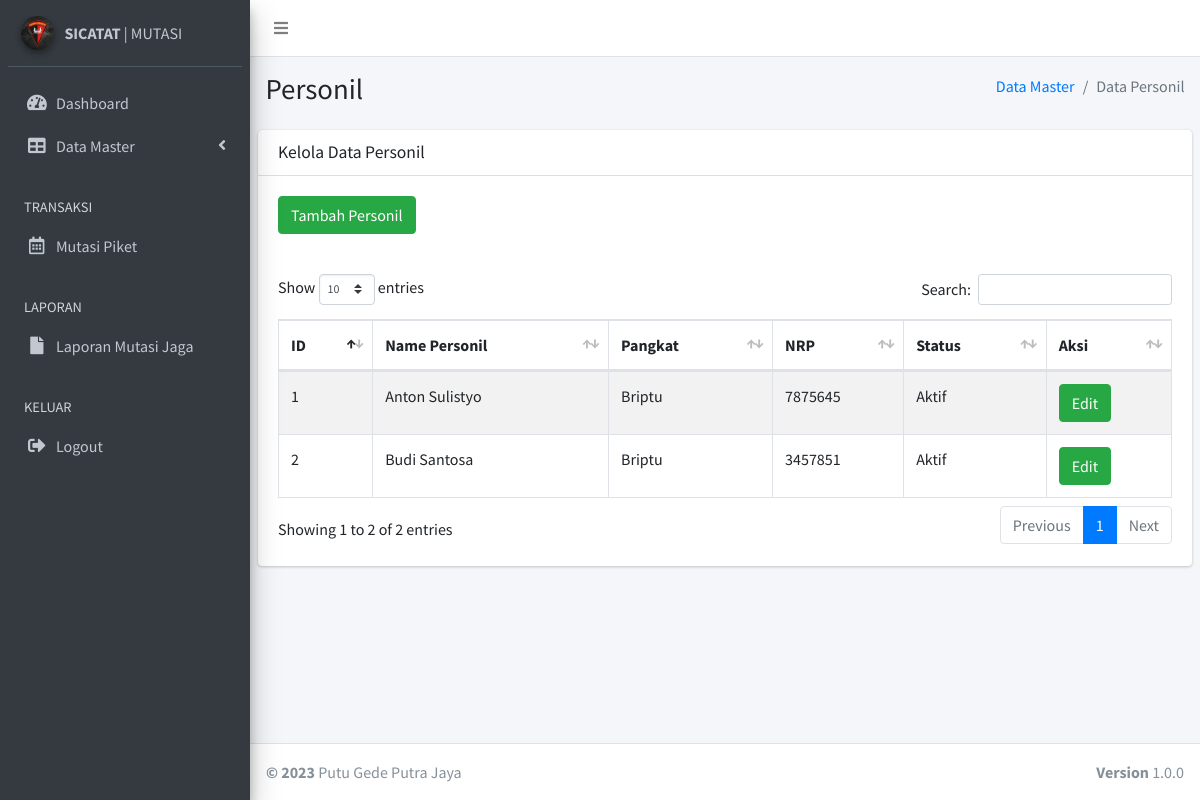
/personil.php (signed in), run on the app's committed database.
### tables this page shows
CREATE TABLE `tb_personil` (
  `id_personil` int(11) NOT NULL,
  `nama_personil` varchar(1024) DEFAULT NULL,
  `pangkat_personil` varchar(1024) DEFAULT NULL,
  `nrp_personil` int(11) DEFAULT NULL,
  `status_personil` smallint(6) DEFAULT NULL
);

### personil.php (the view, shortened to what this page needs)
<?php
    include "koneksi.php";
      $level = $_SESSION['level'];
?>
<!DOCTYPE html>
<html>
<head>
  <link rel="stylesheet" href="plugins/fontawesome-free/css/all.min.css">
  <link rel="stylesheet" href="https://code.ionicframework.com/ionicons/2.0.1/css/ionicons.min.css">
  <link rel="stylesheet" href="plugins/datatables-bs4/css/dataTables.bootstrap4.css">
  <link rel="stylesheet" href="dist/css/adminlte.min.css">
</head>
<body class="hold-transition sidebar-mini">
<div class="wrapper">
  <nav class="main-header navbar navbar-expand navbar-white navbar-light">
    <ul class="navbar-nav">
      <li class="nav-item">
        <a class="nav-link" data-widget="pushmenu" href="#"><i class="fas fa-bars"></i></a>
      </li>
    </ul>
  </nav>
  <aside class="main-sidebar sidebar-dark-primary elevation-4">
    <div class="sidebar">
      <div class="user-panel mt-3 pb-3 mb-3 d-flex">
        <div class="image">
        <img src="dist/img/korps.jpeg" class="img-circle elevation-2" alt="User Image">
        </div>
        <div class="info">
        <a href="#" class="d-block"><strong>SICATAT</strong> | MUTASI</a>
        </div>
      </div>
        <nav class="mt-2">
        <ul class="nav nav-pills nav-sidebar flex-column" data-widget="treeview" role="menu" data-accordion="false">
          <li class="nav-item">
            <a href="dashboard.php" class="nav-link">
              <i class="nav-icon fas fa-tachometer-alt"></i>
              <p>
                Dashboard
              </p>
            </a>
          </li>
          <?php
          if ($level == "admin") {
            ?>
          <li class="nav-item has-treeview">
            <a href="#" class="nav-link">
              <i class="nav-icon fas fa-table"></i>
              <p>
                Data Master
                <i class="fas fa-angle-left right"></i>
              </p>
            </a>
          </li>
          <li class="nav-header">TRANSAKSI</li>
          <li class="nav-item">
            <a href="trx_mutasijaga.php" class="nav-link">
              <i class="nav-icon far fa-calendar-alt"></i>
              <p>
                Mutasi Piket
              </p>
            </a>
          </li>
              <?php
            }
            ?>
          <li class="nav-header">LAPORAN</li>
          <li class="nav-item">
            <a href="laporan.php" class="nav-link">
              <i class="nav-icon fas fa-file"></i>
              <p>Laporan Mutasi Jaga</p>
            </a>
          </li>
          <li class="nav-header">KELUAR</li>
          <li class="nav-item">
            <a href="./action/logout.php" class="nav-link">
              <i class="nav-icon fas fa-sign-out-alt"></i>
              <p>Logout</p>
            </a>
          </li>
        </ul>
      </nav>
    </div>
  </aside>
  <div class="content-wrapper">
    <section class="content-header">
      <div class="container-fluid">
        <div class="row mb-2">
          <div class="col-sm-6">
            <h1>Personil</h1>
          </div>
          <div class="col-sm-6">
            <ol class="breadcrumb float-sm-right">
              <li class="breadcrumb-item"><a href="#">Data Master</a></li>
              <li class="breadcrumb-item active">Data Personil</li>
            </ol>
          </div>
        </div>
      </div>
    </section>
    <section class="content">
      <div class="row">
        <div class="col-12">
          <div class="card">
            <div class="card-header">
              <h3 class="card-title">Kelola Data Personil</h3>
            </div>
            <div class="card-body">
              <div class="button-table">
                <a href="#" type="button" class="btn btn-success btn-md" data-toggle="modal" data-target="#myModal">Tambah Personil</a>
              </div>
            </div>
            <div class="card-body">
              <table id="example1" class="table table-bordered table-striped">
                <thead>
                <tr>
                  <th>ID</th>
                  <th>Name Personil</th>
                  <th>Pangkat</th>
                  <th>NRP</th>
                  <th>Status</th>
                  <th>Aksi</th>
                </tr>
                </thead>
              <tbody>
    <?php
      $query = mysqli_query($conn,"SELECT * FROM tb_personil");
      while ($data = mysqli_fetch_assoc($query))
      {
      ?>
        <tr>
          <td><?php echo $data['id_personil']; ?></td>
          <td><?php echo $data['nama_personil']; ?></td>
          <td><?php echo $data['pangkat_personil']; ?></td>
          <td><?php echo $data['nrp_personil']; ?></td>
          <?php
                  if ($data['status_personil']==1){
                    echo "<td>Aktif</td>";
                  }else{
                    echo "<td>Tidak Aktif</td>";
                  }
                ?>
          <td>
          <a href="#" type="button" class="btn btn-success btn-md" data-toggle="modal" data-target="#myModal<?php echo $data['id_personil']; ?>">Edit</a>
          </td>
        </tr>
      <?php
      }
      ?>
  </tbody>
              </table>
            </div>
          </div>
        </div>
      </div>
    </section>
  </div>
  <footer class="main-footer">
    <div class="float-right d-none d-sm-block">
      <b>Version</b> 1.0.0
    </div>
    <strong>&copy; 2023</strong> Putu Gede Putra Jaya
  </footer>
</div>
</body>
</html>

### data on the page
tb_personil: id_personil "1", nama_personil "Anton Sulistyo", pangkat_personil "Briptu", nrp_personil "7875645", status_personil "Aktif"
tb_personil: id_personil "2", nama_personil "Budi Santosa", pangkat_personil "Briptu", nrp_personil "3457851", status_personil "Aktif"
